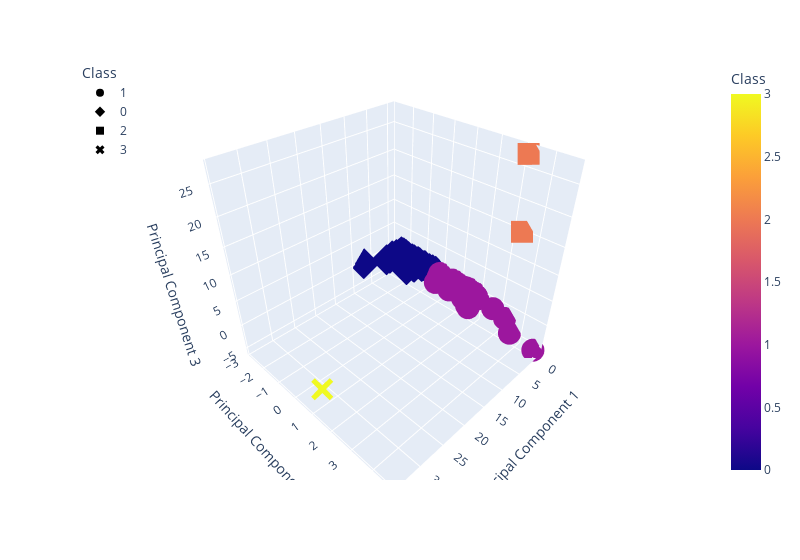

The cell this chart's notebook holds for it:
### Markdown cell above
### Deliverable 4: Visualizing Cryptocurrencies Results

#### 3D-Scatter with Clusters

### Code cell
# Creating a 3D-Scatter with the PCA data and the clusters
fig = px.scatter_3d(
    clusters_df,
    x='Principal Component 1',
    y='Principal Component 2',
    z='Principal Component 3',
    color='Class',
    symbol='Class',
    width=800,
)
fig.update_layout(legend=dict(x=0, y=1))
fig.show()

### Figure 1 — Plotly figure (JSON) as saved in the notebook; plotly's stock layout.template omitted (floating-point values rounded to 4 significant figures; data arrays with more than 128 entries replaced by an {"elided": "..."} marker saying what was removed)
{"data": [{"hovertemplate": "Class=%{marker.color}<br>Principal Component 1=%{x}<br>Principal Component 2=%{y}<br>Principal Component 3=%{z}<extra></extra>", "legendgroup": "1", "marker": {"color": {"elided": "290 int values"}, "coloraxis": "coloraxis", "symbol": "circle"}, "mode": "markers", "name": "1", "scene": "scene", "showlegend": true, "type": "scatter3d", "x": {"elided": "290 float values"}, "y": {"elided": "290 float values"}, "z": {"elided": "290 float values"}}, {"hovertemplate": "Class=%{marker.color}<br>Principal Component 1=%{x}<br>Principal Component 2=%{y}<br>Principal Component 3=%{z}<extra></extra>", "legendgroup": "0", "marker": {"color": {"elided": "239 int values"}, "coloraxis": "coloraxis", "symbol": "diamond"}, "mode": "markers", "name": "0", "scene": "scene", "showlegend": true, "type": "scatter3d", "x": {"elided": "239 float values"}, "y": {"elided": "239 float values"}, "z": {"elided": "239 float values"}}, {"hovertemplate": "Class=%{marker.color}<br>Principal Component 1=%{x}<br>Principal Component 2=%{y}<br>Principal Component 3=%{z}<extra></extra>", "legendgroup": "2", "marker": {"color": [2, 2], "coloraxis": "coloraxis", "symbol": "square"}, "mode": "markers", "name": "2", "scene": "scene", "showlegend": true, "type": "scatter3d", "x": [-0.4361, -0.3908], "y": [3.42, 3.201], "z": [15.34, 27.44]}, {"hovertemplate": "Class=%{marker.color}<br>Principal Component 1=%{x}<br>Principal Component 2=%{y}<br>Principal Component 3=%{z}<extra></extra>", "legendgroup": "3", "marker": {"color": [3], "coloraxis": "coloraxis", "symbol": "x"}, "mode": "markers", "name": "3", "scene": "scene", "showlegend": true, "type": "scatter3d", "x": [34.14], "y": [1.423], "z": [-0.3366]}], "layout": {"coloraxis": {"colorbar": {"title": {"text": "Class"}}, "colorscale": [[0, "#0d0887"], [0.1111, "#46039f"], [0.2222, "#7201a8"], [0.3333, "#9c179e"], [0.4444, "#bd3786"], [0.5556, "#d8576b"], [0.6667, "#ed7953"], [0.7778, "#fb9f3a"], [0.8889, "#fdca26"], [1, "#f0f921"]]}, "legend": {"title": {"text": "Class"}, "tracegroupgap": 0, "x": 0, "y": 1}, "margin": {"t": 60}, "scene": {"domain": {"x": [0, 1], "y": [0, 1]}, "xaxis": {"title": {"text": "Principal Component 1"}}, "yaxis": {"title": {"text": "Principal Component 2"}}, "zaxis": {"title": {"text": "Principal Component 3"}}}, "width": 800}}
